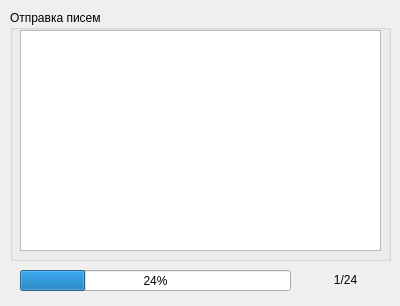
<?xml version="1.0" encoding="UTF-8"?>
<ui version="4.0">
 <class>Form</class>
 <widget class="QWidget" name="Form">
  <property name="geometry">
   <rect>
    <x>0</x>
    <y>0</y>
    <width>400</width>
    <height>306</height>
   </rect>
  </property>
  <property name="windowTitle">
   <string>Form</string>
  </property>
  <widget class="QProgressBar" name="progressBar">
   <property name="geometry">
    <rect>
     <x>20</x>
     <y>270</y>
     <width>271</width>
     <height>21</height>
    </rect>
   </property>
   <property name="value">
    <number>24</number>
   </property>
  </widget>
  <widget class="QLabel" name="label">
   <property name="geometry">
    <rect>
     <x>300</x>
     <y>270</y>
     <width>91</width>
     <height>20</height>
    </rect>
   </property>
   <property name="text">
    <string>1/24</string>
   </property>
   <property name="alignment">
    <set>Qt::AlignCenter</set>
   </property>
  </widget>
  <widget class="QGroupBox" name="groupBox">
   <property name="geometry">
    <rect>
     <x>10</x>
     <y>10</y>
     <width>381</width>
     <height>251</height>
    </rect>
   </property>
   <property name="title">
    <string>Отправка писем</string>
   </property>
   <widget class="QTextEdit" name="textEdit">
    <property name="geometry">
     <rect>
      <x>10</x>
      <y>20</y>
      <width>361</width>
      <height>221</height>
     </rect>
    </property>
    <property name="readOnly">
     <bool>true</bool>
    </property>
   </widget>
  </widget>
 </widget>
 <resources/>
 <connections/>
</ui>
